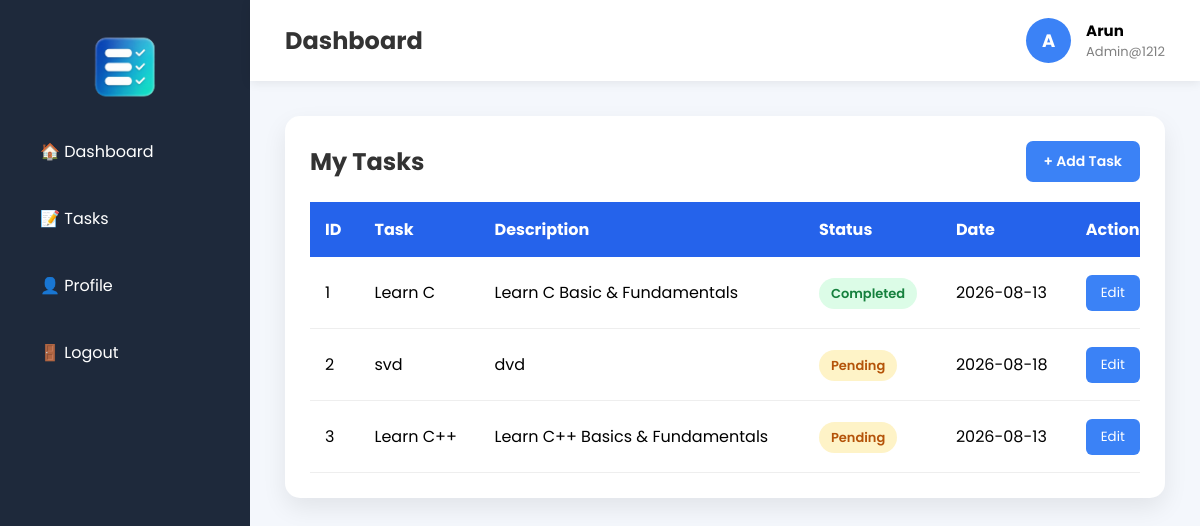
Screenshot of /tasks_list.php (signed in) with the database file from the repository.
### tables this page shows
CREATE TABLE `tasks` (
  `id` int(255) NOT NULL,
  `user_id` int(255) NOT NULL,
  `title` varchar(255) NOT NULL,
  `description` varchar(255) NOT NULL,
  `status` int(255) NOT NULL,
  `created_on` datetime NOT NULL,
  `date` date NOT NULL,
  `active` int(255) NOT NULL DEFAULT 1
);

### tasks_list.php (the view, shortened to what this page needs)
<?php
include('config\db_con.php');
$user_id = $_SESSION['user_id'];
?>
<!DOCTYPE html>
<html lang="en">
<head>
</head>
<body>
<div class="container">
    <?php include('includes\sidebar.php'); ?>
    <main class="main">
        <?php include('includes\navbar.php'); ?>
        <div class="table-container">
            <div class="table-header">
                <h2>My Tasks</h2>
                <button
                    type="button"
                    class="add-btn"
                    onclick="openTaskModal()">
                    + Add Task
                </button>
            </div>
            <div class="table-wrapper">
                <table>
                    <thead>
                        <tr>
                            <th>ID</th>
                            <th>Task</th>
                            <th>Description</th>
                            <th>Status</th>
                            <th>Date</th>
                            <th>Action</th>
                        </tr>
                    </thead>
                    <tbody>
                    <?php
                    $query = "SELECT *
                              FROM tasks
                              WHERE active = '1'
                              AND user_id = '$user_id'";
                    $res = mysqli_query($conn, $query);
                    if (mysqli_num_rows($res) > 0) {
                        $id = 1;
                        while ($row = mysqli_fetch_assoc($res)) {
                    ?>
                    <tr>
                        <td>
                            <?php echo $id; ?>
                        </td>
                        <td>
                            <span class="task-text">
                                <?php
                                echo htmlspecialchars($row['title']);
                                ?>
                            </span>
                        </td>
                        <td>
                            <span class="task-text">
                                <?php
                                echo htmlspecialchars($row['description']);
                                ?>
                            </span>
                        </td>
                        <td>
                            <span class="task-text">
                                <?php
                                if ($row['status'] == 1) {
                                    echo '<span class="pending">Pending</span>';
                                } else {
                                    echo '<span class="completed">Completed</span>';
                                }
                                ?>
                            </span>
                        </td>
                        <td>
                            <span class="task-text">
                                <?php
                                echo htmlspecialchars($row['date']);
                                ?>
                            </span>
                        </td>
                        <td>
                            <button
                                type="button"
                                class="edit-btn"
                                onclick="editTask(this)">
                                Edit
                            </button>
                        </td>
                    </tr>
                    <?php
                            $id++;
                        }
                    } else {
                        echo '<tr>
                                <td colspan="6">
                                    There is no Data...
                                </td>
                              </tr>';
                    }
                    ?>
                    </tbody>
                </table>
            </div>
        </div>
    </main>
</div>
</body>
</html>

### includes/sidebar.php
<aside class="sidebar">
        <div class="logo">
            <img src="imges\logo.png" alt="To-Do Logo">
        </div>
        <ul>
            <li><a href="/To-Do/home.php">🏠 Dashboard</a></li>
            <li><a href="/To-Do/tasks_list.php">📝 Tasks</a></li>
            <li><a href="/To-Do/profile.php">👤 Profile</a></li>
            <li><button class="logout-link" onclick="openLogoutModal()">
            🚪 Logout
            </button></li>
        </ul>
    </aside>

### includes/navbar.php
<div class="navbar">
    <h2>Dashboard</h2>
    <div class="account">
        <div class="avatar">
            <?php
            $str = $_SESSION['name'];
            echo substr($str,0,1); ?>
        </div>
        <div class="account-info">
            <h4><?php echo $_SESSION['name']; ?></h4>
            <p><?php echo $_SESSION['email']; ?></p>
        </div>
    </div>
</div>

### tasks_list.php (style rules this page uses)
* { margin: 0; padding: 0; box-sizing: border-box; font-family: 'Poppins', sans-serif; }
body { background: #f4f7fc; }
.container { display: flex; min-height: 100vh; }
.sidebar { width: 250px; background: #1E293B; color: white; padding: 25px; }
.logo { display: flex; justify-content: center; align-items: center; }
.logo img { width: 150px; height: auto; display: block; }
.sidebar ul { list-style: none; }
.sidebar ul li { margin: 18px 0; }
.sidebar ul li a { text-decoration: none; color: white; display: block; padding: 12px 15px; border-radius: 10px; transition: .3s; }
.main { flex: 1; min-width: 0; }
.navbar { background: white; padding: 18px 35px; display: flex; justify-content: space-between; align-items: center; box-shadow: 0 2px 10px rgba(0,0,0,.08); }
.navbar h2 { color: #333; }
.account { display: flex; align-items: center; gap: 15px; }
.avatar { width: 45px; height: 45px; border-radius: 50%; background: #3B82F6; color: white; display: flex; justify-content: center; align-items: center; font-weight: bold; font-size: 18px; }
.account-info h4 { font-size: 15px; }
.account-info p { color: gray; font-size: 13px; }
.table-container { margin: 35px; background: #fff; padding: 25px; border-radius: 15px; box-shadow: 0 10px 25px rgba(0,0,0,.08); }
.table-header { display: flex; justify-content: space-between; align-items: center; margin-bottom: 20px; }
.table-header h2 { color: #333; }
.add-btn { border: none; background: #3b82f6; color: #fff; padding: 10px 18px; border-radius: 7px; font-size: 14px; font-weight: 600; cursor: pointer; }
.table-wrapper { width: 100%; overflow-x: auto; }
table { width: 100%; min-width: 950px; border-collapse: collapse; }
thead { background: #2563eb; color: white; }
th, td { padding: 15px; text-align: left; vertical-align: middle; }
tbody tr { border-bottom: 1px solid #eee; }
.pending { background: #fef3c7; color: #b45309; padding: 6px 12px; border-radius: 20px; font-size: 13px; font-weight: 600; }
.completed { background: #dcfce7; color: #15803d; padding: 6px 12px; border-radius: 20px; font-size: 13px; font-weight: 600; }
.edit-btn { background: #3b82f6; color: white; border: none; padding: 8px 15px; border-radius: 6px; cursor: pointer; vertical-align: middle; }
td:last-child { white-space: nowrap; vertical-align: middle; }
.logout-link { width: 100%; background: none; border: none; color: #fff; text-align: left; padding: 12px 15px; font-size: 16px; cursor: pointer; border-radius: 10px; transition: .3s; }

### rows the page displays
tasks: title "Learn C", description "Learn C Basic & Fundamentals", status "Completed", date "2026-08-13"
tasks: title "svd", description "dvd", status "Pending", date "2026-08-18"
tasks: title "Learn C++", description "Learn C++ Basics & Fundamentals", status "Pending", date "2026-08-13"

### other values shown
substr($str,0,1) "A"
$_SESSION['name'] "Arun"
$_SESSION['email'] "Admin@1212"
